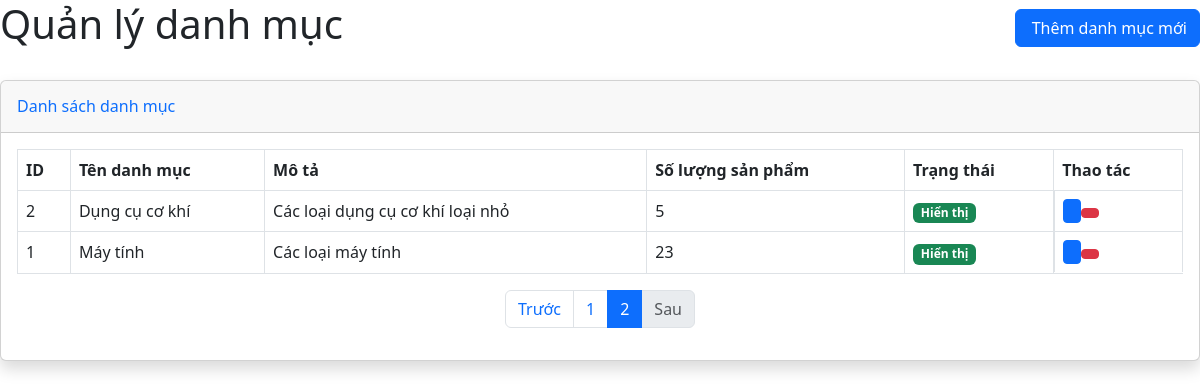
/management/admin/categories.php?page=2, run on the app's committed database.
### tables this page shows
CREATE TABLE `danhmuc` (
  `MaDM` int(11) NOT NULL,
  `TenDM` varchar(51) NOT NULL,
  `Mota` varchar(350) NOT NULL,
  `Soluong` varchar(11) NOT NULL
);

### management/admin/categories.php (the view, shortened to what this page needs)
<?php
require_once("../../connect.php");
$limit = 5;
$page = isset($_GET['page']) && is_numeric($_GET['page']) ? (int)$_GET['page'] : 1;
$offset = ($page - 1) * $limit;
$total_stmt = $db->query("SELECT COUNT(*) FROM danhmuc");
$total_products = $total_stmt->fetchColumn();
$total_pages = ceil($total_products / $limit);
$stmt = $db->prepare("SELECT * FROM danhmuc ORDER BY MaDM DESC LIMIT :limit OFFSET :offset");
$stmt->bindValue(':limit', $limit, PDO::PARAM_INT);
$stmt->bindValue(':offset', $offset, PDO::PARAM_INT);
$stmt->execute();
$category = $stmt->fetchAll(PDO::FETCH_ASSOC);
?>
<!DOCTYPE html>
<html lang="en">
<head>
    <link href="https://cdn.jsdelivr.net/npm/bootstrap@5.3.0/dist/css/bootstrap.min.css" rel="stylesheet">
</head>
<body>
    <div id="categories" class="tab-pane">
        <div class="d-sm-flex align-items-center justify-content-between mb-4">
            <h1 class="dashboard-title">Quản lý danh mục</h1>
            <button class="btn btn-primary" data-bs-toggle="modal" data-bs-target="#addCategoryModal">
                <a href="./add_categories.php" class="pd"><i class="fas fa-plus me-1"></i> Thêm danh mục mới</a>
            </button>
        </div>
        <div class="card shadow mb-4">
            <div class="card-header py-3">
                <h6 class="m-0 font-weight-bold text-primary">Danh sách danh mục</h6>
            </div>
            <div class="card-body">
                <div class="table-responsive">
                    <table class="table table-bordered" id="categoryTable" width="100%" cellspacing="0">
                        <thead>
                            <tr>
                                <th>ID</th>
                                <th>Tên danh mục</th>
                                <th>Mô tả</th>
                                <th>Số lượng sản phẩm</th>
                                <th>Trạng thái</th>
                                <th>Thao tác</th>
                            </tr>
                        </thead>
                        <tbody>
                            <?php
                            foreach ($category as $value) {
                            ?>
                                <tr>
                                    <td><?= htmlspecialchars($value['MaDM']) ?></td>
                                    <td><?= htmlspecialchars($value['TenDM']) ?></td>
                                    <td><?= htmlspecialchars($value['Mota']) ?></td>
                                    <td><?= htmlspecialchars($value['Soluong']) ?></td>
                                    <td><span class="badge bg-success">Hiển thị</span></td>
                                    <td class="action-buttons" style="display: flex;">
                                        <button class="btn btn-primary btn-sm"></button>
                                        <form action="" method="post">
                                            <button class="btn btn-danger btn-sm" onclick="deleteCartItem(<?= $value['MaDM'] ?>)"></button>
                                        </form>
                                    </td>
                                </tr>
                            <?php } ?>
                        </tbody>
                    </table>
                </div>
                <nav>
                    <ul class="pagination justify-content-center">
                        <li class="page-item <?= ($page <= 1) ? 'disabled' : '' ?>">
                            <a class="page-link" href="?page=<?= $page - 1 ?>">Trước</a>
                        </li>
                        <?php for ($i = 1; $i <= $total_pages; $i++): ?>
                            <li class="page-item <?= ($page == $i) ? 'active' : '' ?>">
                                <a class="page-link" href="?page=<?= $i ?>"><?= $i ?></a>
                            </li>
                        <?php endfor; ?>
                        <li class="page-item <?= ($page >= $total_pages) ? 'disabled' : '' ?>">
                            <a class="page-link" href="?page=<?= $page + 1 ?>">Sau</a>
                        </li>
                    </ul>
                </nav>
            </div>
        </div>
    </div>
</body>
</html>

### management/admin/categories.php (style rules this page uses)
.pd { text-decoration: none; color: white; }

### data on the page
danhmuc: MaDM "2", TenDM "Dụng cụ cơ khí", Mota "Các loại dụng cụ cơ khí loại nhỏ", Soluong "5"
danhmuc: MaDM "1", TenDM "Máy tính", Mota "Các loại máy tính", Soluong "23"
